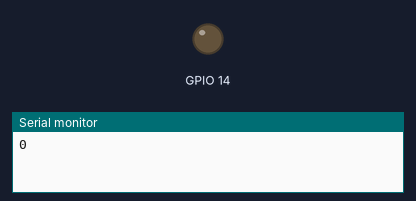
This sketch was run on a simulated ESP32. Parts: output pins drawn as LEDs (lit = HIGH), the last lines printed to the serial monitor.

Above: at 0.05 s.
At 1.0 s:
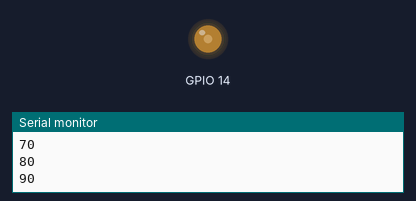
At 2.0 s:
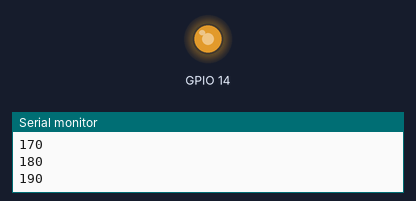
At 10.3 s:
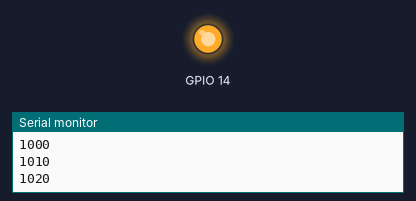
Timing chart, 0 to 13.4 s (numbered marks = the images above):
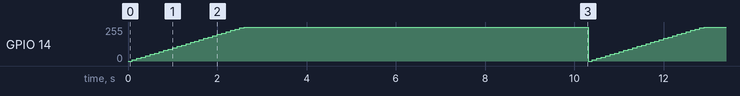

The sketch:

analog_test.ino
```cpp
void setup() {
  Serial.begin(57600);
}

int i = 0;

void loop() {
  // put your main code here, to run repeatedly:
  Serial.printf("%d\n", i);
  analogWrite(14, i);
  i += 10;
  if (i > 1023)
    i = 0;
  delay(100);
}
```

Measured:
- by itself, GPIO 14: ramps from 0/255 to 255/255 and jumps back, once every 10.3 s
